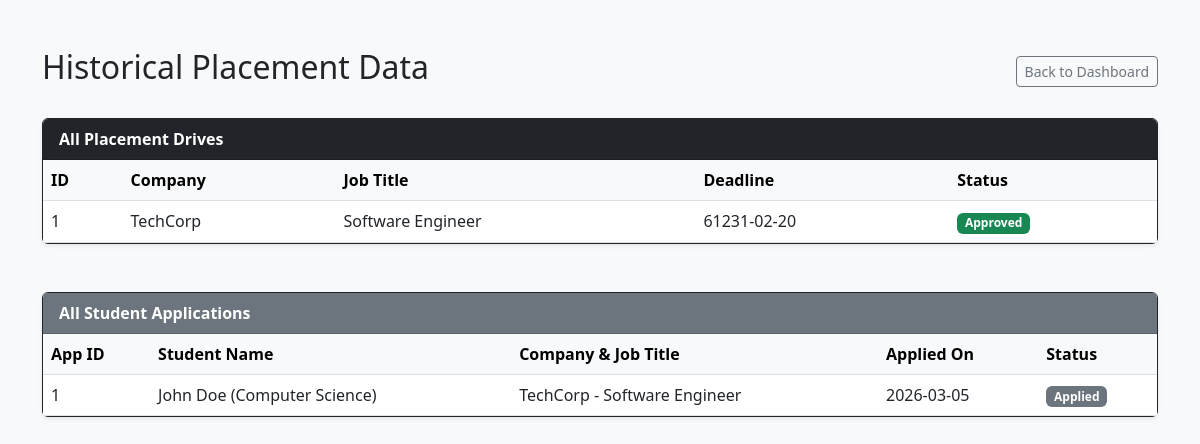
/admin/history (signed in), run on the app's committed database.
### models.py (models this page shows)
class Drive(db.Model):
    id = db.Column(db.Integer, primary_key=True)
    company_id = db.Column(db.Integer, db.ForeignKey('user.id'), nullable=False)
    job_title = db.Column(db.String(150), nullable=False)
    job_description = db.Column(db.Text, nullable=False)
    eligibility_criteria = db.Column(db.Text, nullable=False)
    application_deadline = db.Column(db.String(50), nullable=False)
    status = db.Column(db.String(50), default='Pending')
    company = db.relationship('User', backref='drives')

class User(db.Model, UserMixin):
    id = db.Column(db.Integer, primary_key=True)
    username = db.Column(db.String(150), unique=True, nullable=False)
    password = db.Column(db.String(150), nullable=False)
    role = db.Column(db.String(50), nullable=False)
    name = db.Column(db.String(150), nullable=True)
    department = db.Column(db.String(150), nullable=True)
    resume_filename = db.Column(db.String(255), nullable=True)
    company_name = db.Column(db.String(150), nullable=True)
    hr_contact = db.Column(db.String(150), nullable=True)
    website = db.Column(db.String(255), nullable=True)
    industry = db.Column(db.String(150), nullable=True)
    is_approved = db.Column(db.Boolean, default=False)
    is_blacklisted = db.Column(db.Boolean, default=False)

class Application(db.Model):
    id = db.Column(db.Integer, primary_key=True)
    student_id = db.Column(db.Integer, db.ForeignKey('user.id'), nullable=False)
    drive_id = db.Column(db.Integer, db.ForeignKey('drive.id'), nullable=False)
    application_date = db.Column(db.DateTime, default=datetime.utcnow)
    status = db.Column(db.String(50), default='Applied')
    student = db.relationship('User', backref='applications')
    drive = db.relationship('Drive', backref='applications')

### app.py (the view)
@app.route('/admin/history')
@login_required
def admin_history():
    if current_user.role != 'admin':
        flash('Access denied: Admins only.', 'danger')
        return redirect(url_for('login'))
    all_drives = Drive.query.order_by(Drive.id.desc()).all()
    all_applications = Application.query.order_by(Application.application_date.desc()).all()
    return render_template('admin_history.html', drives=all_drives, applications=all_applications)

### app.py (called while the page is built)
@login_manager.user_loader
def load_user(user_id):
    return User.query.get(int(user_id))

### templates/admin_history.html
{% extends 'base.html' %}
{% block content %}
<div class="d-flex justify-content-between align-items-center mb-4">
    <h2>Historical Placement Data</h2>
    <a href="{{ url_for('admin_dashboard') }}" class="btn btn-sm btn-outline-secondary">Back to Dashboard</a>
</div>
<div class="card mb-5 border-dark shadow-sm">
    <div class="card-header bg-dark text-white fw-bold">All Placement Drives</div>
    <div class="card-body p-0" style="max-height: 400px; overflow-y: auto;">
        <table class="table table-hover mb-0">
            <thead class="table-light sticky-top">
                <tr>
                    <th>ID</th>
                    <th>Company</th>
                    <th>Job Title</th>
                    <th>Deadline</th>
                    <th>Status</th>
                </tr>
            </thead>
            <tbody>
                {% for drive in drives %}
                <tr>
                    <td>{{ drive.id }}</td>
                    <td>{{ drive.company.company_name }}</td>
                    <td>{{ drive.job_title }}</td>
                    <td>{{ drive.application_deadline }}</td>
                    <td>
                        <span class="badge
                            {% if drive.status == 'Approved' %}bg-success
                            {% elif drive.status == 'Pending' %}bg-warning text-dark
                            {% elif drive.status == 'Closed' %}bg-secondary
                            {% else %}bg-dark{% endif %}">
                            {{ drive.status }}
                        </span>
                    </td>
                </tr>
                {% else %}
                <tr>
                    <td colspan="5" class="text-center text-muted py-3">No drives recorded yet.</td>
                </tr>
                {% endfor %}
            </tbody>
        </table>
    </div>
</div>
<div class="card border-dark shadow-sm mb-5">
    <div class="card-header bg-secondary text-white fw-bold">All Student Applications</div>
    <div class="card-body p-0" style="max-height: 400px; overflow-y: auto;">
        <table class="table table-hover mb-0">
            <thead class="table-light sticky-top">
                <tr>
                    <th>App ID</th>
                    <th>Student Name</th>
                    <th>Company & Job Title</th>
                    <th>Applied On</th>
                    <th>Status</th>
                </tr>
            </thead>
            <tbody>
                {% for app in applications %}
                <tr>
                    <td>{{ app.id }}</td>
                    <td>{{ app.student.name }} ({{ app.student.department }})</td>
                    <td>{{ app.drive.company.company_name }} - {{ app.drive.job_title }}</td>
                    <td>{{ app.application_date.strftime('%Y-%m-%d') }}</td>
                    <td>
                        <span class="badge
                            {% if app.status == 'Applied' %}bg-secondary
                            {% elif app.status == 'Shortlisted' %}bg-info text-dark
                            {% elif app.status == 'Selected' %}bg-success
                            {% elif app.status == 'Rejected' %}bg-danger
                            {% endif %}">
                            {{ app.status }}
                        </span>
                    </td>
                </tr>
                {% else %}
                <tr>
                    <td colspan="5" class="text-center text-muted py-3">No applications recorded yet.</td>
                </tr>
                {% endfor %}
            </tbody>
        </table>
    </div>
</div>
{% endblock %}

### templates/base.html (shortened to what this page needs)
<!DOCTYPE html>
<html lang="en">
<head>
    <link href="https://cdn.jsdelivr.net/npm/bootstrap@5.3.0/dist/css/bootstrap.min.css" rel="stylesheet">
</head>
<body class="bg-light">
    <div class="container mt-5">
        {% block content %}
        {% endblock %}
    </div>
</body>
</html>

### data on the page
Drive: id "1", company.company_name "TechCorp", job_title "Software Engineer", application_deadline "61231-02-20", status "Approved"
Application: id "1", student.name "John Doe", student.department "Computer Science", drive.company.company_name "TechCorp", drive.job_title "Software Engineer", application_date "2026-03-05", status "Applied"
